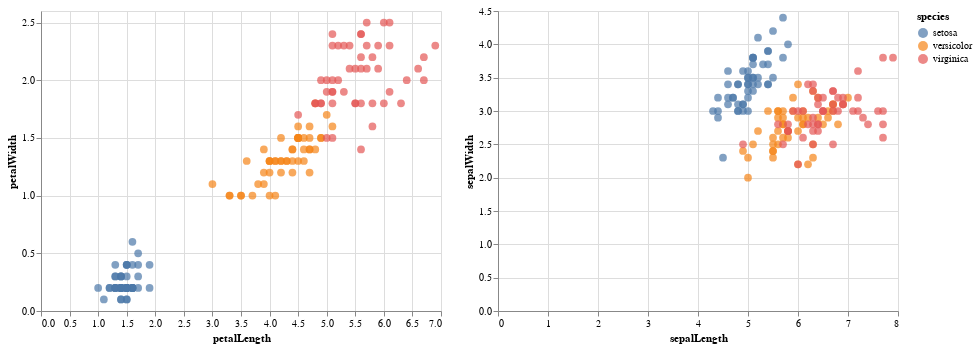

Notebook cell for this chart:
### Markdown cell above
## 5) Utilizando o conjunto de dados íris (var = data.íris()):
    -> Crie dois gráficos scatter, chart1 e chart2. Para o chart1, x=petalLenght, y=petalWidth. Para o chart2, x = sepalLenght, y=sepalWidth.

    -> Componha esses gráficos numa única apresentação. Para isso, faça chart1 | chart2

### Code cell
# resposta 5
import pandas as pd
import altair as alt
from vega_datasets import data

var = data.iris()
#print(var.head())

alt1 = alt.Chart(var).mark_circle(size=60).encode(
    x='petalLength',
    y='petalWidth',
    color='species',
    tooltip=['species' ,'petalLength', 'petalWidth', 'sepalLength', 'sepalWidth']
).interactive()

alt2 = alt.Chart(var).mark_circle(size=60).encode(
    x='sepalLength',
    y='sepalWidth',
    color='species',
    tooltip=['species' ,'petalLength', 'petalWidth', 'sepalLength', 'sepalWidth']
).interactive()

alt1 | alt2

### Figure 1 — Vega-Lite specification as saved in the notebook (floating-point values rounded to 4 significant figures; data arrays with more than 128 entries replaced by an {"elided": "..."} marker saying what was removed)
{"$schema": "https://vega.github.io/schema/vega-lite/v3.4.0.json", "config": {"mark": {"tooltip": null}, "view": {"height": 300, "width": 400}}, "data": {"name": "data-a264acbd6e539a8b3afc0cb5f240fb57"}, "datasets": {"data-a264acbd6e539a8b3afc0cb5f240fb57": {"elided": "150 records"}}, "hconcat": [{"encoding": {"color": {"field": "species", "type": "nominal"}, "tooltip": [{"field": "species", "type": "nominal"}, {"field": "petalLength", "type": "quantitative"}, {"field": "petalWidth", "type": "quantitative"}, {"field": "sepalLength", "type": "quantitative"}, {"field": "sepalWidth", "type": "quantitative"}], "x": {"field": "petalLength", "type": "quantitative"}, "y": {"field": "petalWidth", "type": "quantitative"}}, "mark": {"size": 60, "type": "circle"}, "selection": {"selector001": {"bind": "scales", "encodings": ["x", "y"], "type": "interval"}}}, {"encoding": {"color": {"field": "species", "type": "nominal"}, "tooltip": [{"field": "species", "type": "nominal"}, {"field": "petalLength", "type": "quantitative"}, {"field": "petalWidth", "type": "quantitative"}, {"field": "sepalLength", "type": "quantitative"}, {"field": "sepalWidth", "type": "quantitative"}], "x": {"field": "sepalLength", "type": "quantitative"}, "y": {"field": "sepalWidth", "type": "quantitative"}}, "mark": {"size": 60, "type": "circle"}, "selection": {"selector002": {"bind": "scales", "encodings": ["x", "y"], "type": "interval"}}}]}
